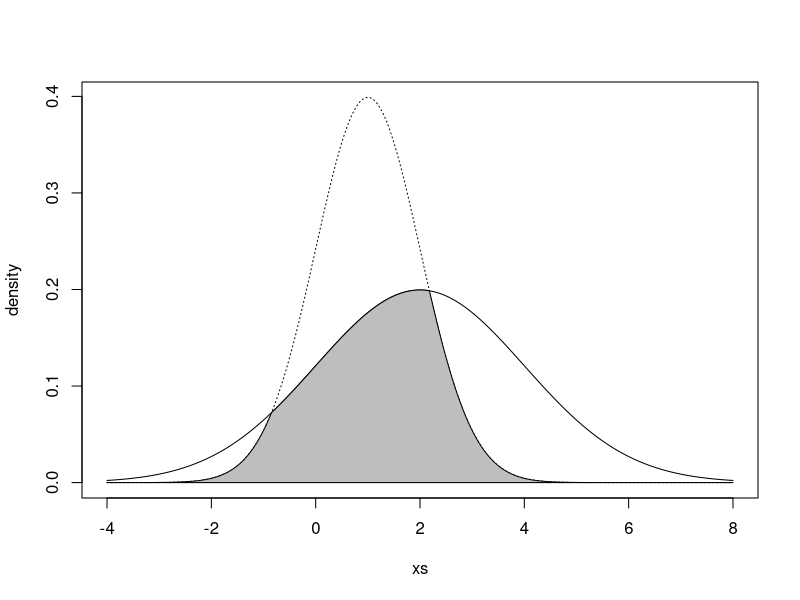

Write the R code that produced this figure.
#Overlapping Coefficient computer 
#Source: http://stats.stackexchange.com/questions/12209/percentage-of-overlapping-regions-of-two-normal-distributions
#Input x = number of obs, (mu1,sd_1) = (µ_1,std_1),(mu2,sd_2) = (µ_2,std_2) 

min.f1f2 <- function(x, mu1, mu2, sd1, sd2) {
  f1 <- dnorm(x, mean=mu1, sd=sd1)
  f2 <- dnorm(x, mean=mu2, sd=sd2)
  pmin(f1, f2)
}

mu1 <- 2
mu2 <- 1
sd1 <- 2
sd2 <- 1

xs <- seq(min(mu1 - 3*sd1, mu2 - 3*sd2), max(mu1 + 3*sd1, mu2 + 3*sd2), .01)
f1 <- dnorm(xs, mean=mu1, sd=sd1)
f2 <- dnorm(xs, mean=mu2, sd=sd2)

plot(xs, f1, type="l", ylim=c(0, max(f1,f2)), ylab="density")
lines(xs, f2, lty="dotted")
ys <- min.f1f2(xs, mu1=mu1, mu2=mu2, sd1=sd1, sd2=sd2)
xs <- c(xs, xs[1])
ys <- c(ys, ys[1])
polygon(xs, ys, col="gray")

### only works for sd1 = sd2
SMD <- (mu1-mu2)/sd1
2 * pnorm(-abs(SMD)/2)

### this works in general
integrate(min.f1f2, -Inf, Inf, mu1=mu1, mu2=mu2, sd1=sd1, sd2=sd2)
